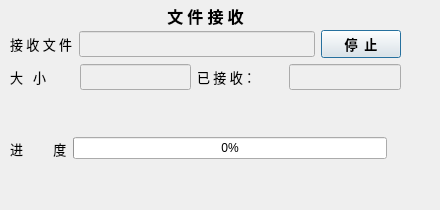
<?xml version="1.0" encoding="UTF-8"?>
<ui version="4.0">
 <class>FileCntDlg</class>
 <widget class="QDialog" name="FileCntDlg">
  <property name="geometry">
   <rect>
    <x>0</x>
    <y>0</y>
    <width>440</width>
    <height>210</height>
   </rect>
  </property>
  <property name="windowTitle">
   <string>接 收 文 件</string>
  </property>
  <widget class="QLabel" name="label">
   <property name="geometry">
    <rect>
     <x>160</x>
     <y>0</y>
     <width>91</width>
     <height>31</height>
    </rect>
   </property>
   <property name="font">
    <font>
     <family>微软雅黑</family>
     <pointsize>12</pointsize>
     <bold>true</bold>
    </font>
   </property>
   <property name="text">
    <string>文 件 接 收</string>
   </property>
   <property name="alignment">
    <set>Qt::AlignCenter</set>
   </property>
  </widget>
  <widget class="QWidget" name="">
   <property name="geometry">
    <rect>
     <x>10</x>
     <y>30</y>
     <width>391</width>
     <height>171</height>
    </rect>
   </property>
   <layout class="QVBoxLayout" name="verticalLayout">
    <item>
     <layout class="QHBoxLayout" name="horizontalLayout_3">
      <item>
       <widget class="QLabel" name="label_2">
        <property name="font">
         <font>
          <family>微软雅黑</family>
          <pointsize>10</pointsize>
         </font>
        </property>
        <property name="text">
         <string>接 收 文 件</string>
        </property>
       </widget>
      </item>
      <item>
       <widget class="QLineEdit" name="rfileNameLineEdit">
        <property name="enabled">
         <bool>false</bool>
        </property>
        <property name="font">
         <font>
          <family>微软雅黑</family>
          <pointsize>10</pointsize>
         </font>
        </property>
        <property name="alignment">
         <set>Qt::AlignCenter</set>
        </property>
        <property name="readOnly">
         <bool>true</bool>
        </property>
       </widget>
      </item>
      <item>
       <widget class="QPushButton" name="cntClosePushButton">
        <property name="font">
         <font>
          <family>微软雅黑</family>
          <pointsize>10</pointsize>
          <bold>true</bold>
         </font>
        </property>
        <property name="text">
         <string>停  止</string>
        </property>
       </widget>
      </item>
     </layout>
    </item>
    <item>
     <layout class="QHBoxLayout" name="horizontalLayout_2">
      <item>
       <widget class="QLabel" name="label_3">
        <property name="font">
         <font>
          <family>微软雅黑</family>
          <pointsize>10</pointsize>
         </font>
        </property>
        <property name="text">
         <string>大   小</string>
        </property>
       </widget>
      </item>
      <item>
       <spacer name="horizontalSpacer">
        <property name="orientation">
         <enum>Qt::Horizontal</enum>
        </property>
        <property name="sizeHint" stdset="0">
         <size>
          <width>40</width>
          <height>20</height>
         </size>
        </property>
       </spacer>
      </item>
      <item>
       <widget class="QLineEdit" name="rfileSizeLineEdit">
        <property name="enabled">
         <bool>false</bool>
        </property>
        <property name="font">
         <font>
          <family>微软雅黑</family>
          <pointsize>10</pointsize>
         </font>
        </property>
        <property name="text">
         <string/>
        </property>
        <property name="alignment">
         <set>Qt::AlignCenter</set>
        </property>
        <property name="readOnly">
         <bool>true</bool>
        </property>
       </widget>
      </item>
      <item>
       <widget class="QLabel" name="label_4">
        <property name="font">
         <font>
          <family>微软雅黑</family>
          <pointsize>10</pointsize>
         </font>
        </property>
        <property name="text">
         <string>已 接 收：</string>
        </property>
       </widget>
      </item>
      <item>
       <spacer name="horizontalSpacer_2">
        <property name="orientation">
         <enum>Qt::Horizontal</enum>
        </property>
        <property name="sizeHint" stdset="0">
         <size>
          <width>40</width>
          <height>20</height>
         </size>
        </property>
       </spacer>
      </item>
      <item>
       <widget class="QLineEdit" name="recvSizeLineEdit">
        <property name="enabled">
         <bool>false</bool>
        </property>
        <property name="font">
         <font>
          <family>微软雅黑</family>
          <pointsize>10</pointsize>
         </font>
        </property>
        <property name="text">
         <string/>
        </property>
        <property name="alignment">
         <set>Qt::AlignCenter</set>
        </property>
        <property name="readOnly">
         <bool>true</bool>
        </property>
       </widget>
      </item>
     </layout>
    </item>
    <item>
     <layout class="QHBoxLayout" name="horizontalLayout">
      <item>
       <widget class="QLabel" name="label_5">
        <property name="font">
         <font>
          <family>微软雅黑</family>
          <pointsize>10</pointsize>
         </font>
        </property>
        <property name="text">
         <string>进         度</string>
        </property>
       </widget>
      </item>
      <item>
       <widget class="QProgressBar" name="recvProgressBar">
        <property name="value">
         <number>0</number>
        </property>
       </widget>
      </item>
      <item>
       <widget class="QLabel" name="rateLabel">
        <property name="font">
         <font>
          <family>微软雅黑</family>
          <pointsize>10</pointsize>
         </font>
        </property>
        <property name="text">
         <string/>
        </property>
        <property name="alignment">
         <set>Qt::AlignLeading|Qt::AlignLeft|Qt::AlignVCenter</set>
        </property>
       </widget>
      </item>
     </layout>
    </item>
   </layout>
  </widget>
 </widget>
 <resources/>
 <connections/>
</ui>
